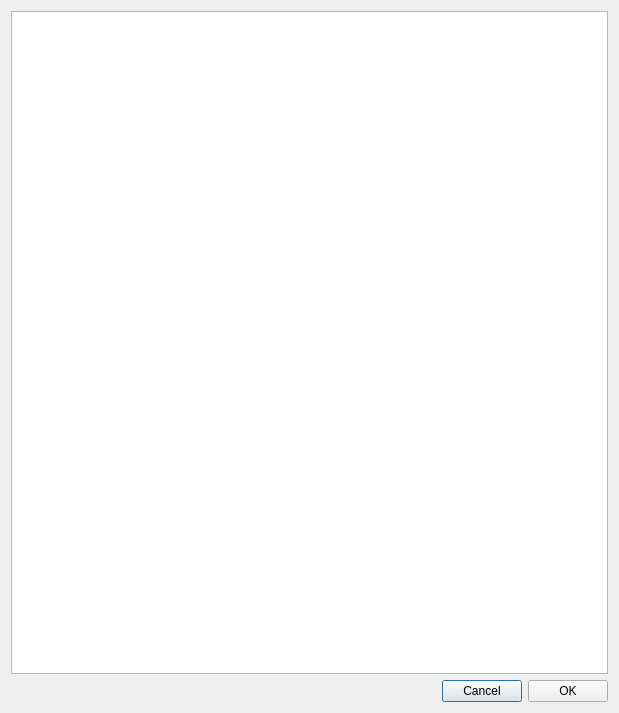
<?xml version="1.0" encoding="UTF-8"?>
<ui version="4.0">
 <class>EditDialog</class>
 <widget class="QDialog" name="EditDialog">
  <property name="geometry">
   <rect>
    <x>0</x>
    <y>0</y>
    <width>619</width>
    <height>713</height>
   </rect>
  </property>
  <property name="windowTitle">
   <string>Dialog</string>
  </property>
  <layout class="QVBoxLayout" name="verticalLayout">
   <item>
    <widget class="QPlainTextEdit" name="text"/>
   </item>
   <item>
    <layout class="QHBoxLayout" name="horizontalLayout_3">
     <item>
      <spacer name="horizontalSpacer">
       <property name="orientation">
        <enum>Qt::Horizontal</enum>
       </property>
       <property name="sizeHint" stdset="0">
        <size>
         <width>40</width>
         <height>20</height>
        </size>
       </property>
      </spacer>
     </item>
     <item>
      <widget class="QPushButton" name="Cancel">
       <property name="text">
        <string>Cancel</string>
       </property>
      </widget>
     </item>
     <item>
      <widget class="QPushButton" name="OK">
       <property name="text">
        <string>OK</string>
       </property>
      </widget>
     </item>
    </layout>
   </item>
  </layout>
 </widget>
 <resources/>
 <connections/>
</ui>
